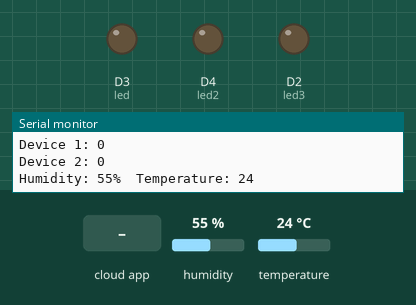
Recording of a sketch running on a simulated ESP8266 (NodeMCU). On the bench: output pins drawn as LEDs (lit = HIGH), the last lines printed to the serial monitor. Dashed ring = blinking. Inputs (shaded band) come from the test bench; at power-on: temperature 24 °C, humidity 55 %. WiFi joins after 1.5 s; servers stay silent unless stated; the Firebase database answers and starts empty.

Above: at 3.5 s.
3.6 s: temperature set to 28 °C
5.7 s: temperature set to 31 °C
At 7.0 s:
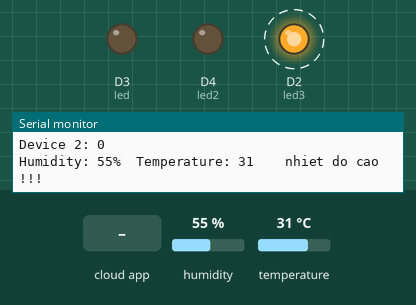
11.9 s: the phone or cloud app sets device_1 to 1
At 14.3 s:
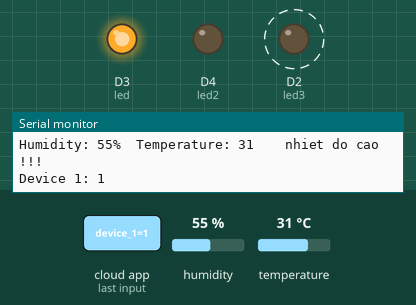
16.0 s: the phone or cloud app sets device_2 to 1
At 17.5 s:
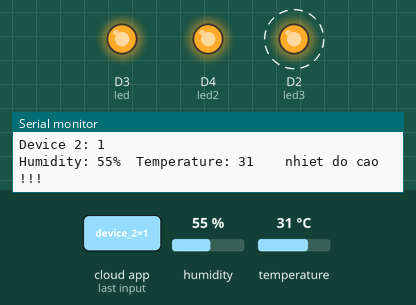
19.9 s: the phone or cloud app sets device_1 to 0
At 21.5 s:
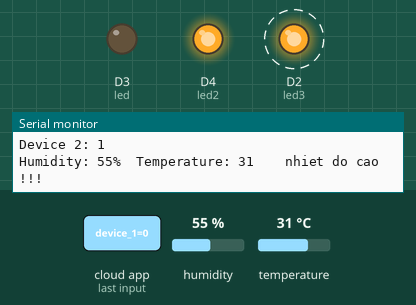
23.9 s: temperature set to 12 °C
At 25.4 s:
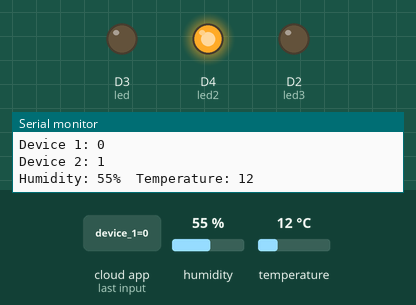
Timing chart, 0 to 26.7 s (numbered marks = the images above; inputs shaded):
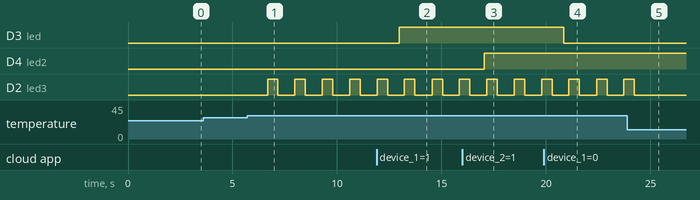

The sketch:

hethongso.ino
```cpp
#include <ESP8266WiFi.h>                                                // thư viện esp8266
#include <FirebaseArduino.h>                                             // thư viện firebase
#include "DHT.h"                                      // Gọi thư viện DHT11

#define FIREBASE_HOST "hethongso.firebaseio.com"                         // khai báo host và auth để kết nối với firebase
#define FIREBASE_AUTH "IWdHe4CMZuI8qqPwDxciXHw67R0Qz35VqJct6rGs"

#define WIFI_SSID "test"                                          // input your home or public wifi name
#define WIFI_PASSWORD "12345678"                                    //password of wifi ssid

String Firedevice1 = "";                                                     // khai báo để nhận dữ liệu từ firebase ép kiểu dạng string
String Firedevice2 = "";


int led = D3;
int led2 = D4;
int led3 = D2;

const int DHTPIN = D1;       //Đọc dữ liệu từ DHT11 ở chân D1 trên mạch Arduino
const int DHTTYPE = DHT11;  //Khai báo loại cảm biến, có 2 loại là DHT11 và DHT22

DHT dht(DHTPIN, DHTTYPE);

void setup() {
    Serial.begin(9600);
  dht.begin();         // Khởi động cảm biến
  pinMode(led, OUTPUT);
  pinMode(led2, OUTPUT);
  pinMode(led3, OUTPUT);
  WiFi.begin(WIFI_SSID, WIFI_PASSWORD);                                      //try to connect with wifi
  Serial.print("Connecting to ");
  Serial.print(WIFI_SSID);
  while (WiFi.status() != WL_CONNECTED) {
    Serial.print(".");
  delay(1000);
  }
  Serial.println();
  Serial.print("Connected to ");
  Serial.println(WIFI_SSID);
  Serial.print("IP Address is : ");
  Serial.println(WiFi.localIP());                                                      //print local IP address
  Firebase.begin(FIREBASE_HOST, FIREBASE_AUTH);                                       // connect to firebase

  Firebase.setInt("device_1", 0);

  Firebase.setInt("device_2", 0);                                          //send initial string of led status
}

void loop() {
  int h = dht.readHumidity();    //Đọc độ ẩm
  int t = dht.readTemperature(); //Đọc nhiệt độ

  Serial.print("Humidity: ");  Serial.print(h);
  Serial.print("%  Temperature: ");  Serial.print(t);
  delay(100);
  if(t>=30){
    Serial.print("    nhiet do cao !!!");
    digitalWrite(led3, 1);
    delay(500);
    digitalWrite(led3, 0);
    delay(100);
    }

  Firebase.setInt("humidity", h);
  Firebase.setInt("temperature", t);
  Serial.println();

  Firedevice1 = Firebase.getInt("device_1");
  String z = String(Firedevice1);
  if (Firedevice1 == "1") {                                                          // compare the input of led status received from firebase
    Serial.println("Device 1: 1");                                                                      // make bultin led ON
    digitalWrite(led, 1);                                                         // make external led ON
//    delay(500);
  }
  else if (Firedevice1  == "0") {                                                  // compare the input of led status received from firebase
    Serial.println("Device 1: 0");                                            // make bultin led OFF
    digitalWrite(led, 0);                                                         // make external led OFF
//    delay(500);
  }

  Firedevice2 = Firebase.getInt("device_2");
  String y = String(Firedevice2);
//  Serial.println(Firedevice2);
  if (Firedevice2 == "1") {                                                          // compare the input of led status received from firebase
    Serial.println("Device 2: 1");                                                                      // make bultin led ON
    digitalWrite(led2, 1);                                                         // make external led ON
//    delay(500);
  }
  else if (Firedevice2  == "0") {                                                  // compare the input of led status received from firebase
    Serial.println("Device 2: 0");                                            // make bultin led OFF
    digitalWrite(led2, 0);                                                         // make external led OFF
//    delay(500);
  }

}
```

Measured:
- the behaviour switches between 29 and 30 °C on temperature (found by bisection; images 0 and 1)
- after the input at 5.7 s, D2 (led3): alternates HIGH for 0.50 s and LOW for 0.80 s, starting after 0.98 s
- after the input at 11.9 s, D3 (led): LOW → HIGH after 1.1 s
- after the input at 16.0 s, D4 (led2): LOW → HIGH after 1.1 s
- after the input at 19.9 s, D3 (led): HIGH → LOW after 0.95 s
- after the input at 23.9 s, D2 (led3): goes on until 24.2 s, then stays LOW
